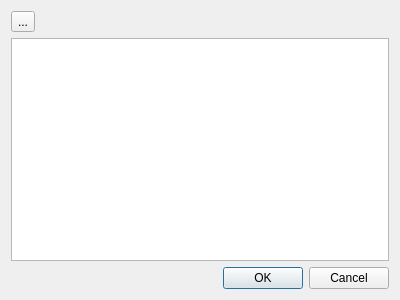
<?xml version="1.0" encoding="UTF-8"?>
<ui version="4.0">
 <class>EditParent</class>
 <widget class="QDialog" name="EditParent">
  <property name="geometry">
   <rect>
    <x>0</x>
    <y>0</y>
    <width>400</width>
    <height>300</height>
   </rect>
  </property>
  <property name="windowTitle">
   <string>Dialog</string>
  </property>
  <layout class="QGridLayout" name="gridLayout">
   <item row="0" column="0">
    <widget class="QToolButton" name="addBtn">
     <property name="text">
      <string>...</string>
     </property>
     <property name="icon">
      <iconset resource="../../res/stammbaum.qrc">
       <normaloff>:/icons/plus.png</normaloff>:/icons/plus.png</iconset>
     </property>
    </widget>
   </item>
   <item row="0" column="1">
    <spacer name="horizontalSpacer">
     <property name="orientation">
      <enum>Qt::Horizontal</enum>
     </property>
     <property name="sizeHint" stdset="0">
      <size>
       <width>337</width>
       <height>20</height>
      </size>
     </property>
    </spacer>
   </item>
   <item row="1" column="0" colspan="2">
    <widget class="QTableView" name="tableView"/>
   </item>
   <item row="2" column="0" colspan="2">
    <widget class="QDialogButtonBox" name="buttonBox">
     <property name="orientation">
      <enum>Qt::Horizontal</enum>
     </property>
     <property name="standardButtons">
      <set>QDialogButtonBox::Cancel|QDialogButtonBox::Ok</set>
     </property>
    </widget>
   </item>
  </layout>
 </widget>
 <resources>
  <include location="../../res/stammbaum.qrc"/>
 </resources>
 <connections>
  <connection>
   <sender>buttonBox</sender>
   <signal>accepted()</signal>
   <receiver>EditParent</receiver>
   <slot>accept()</slot>
   <hints>
    <hint type="sourcelabel">
     <x>248</x>
     <y>254</y>
    </hint>
    <hint type="destinationlabel">
     <x>157</x>
     <y>274</y>
    </hint>
   </hints>
  </connection>
  <connection>
   <sender>buttonBox</sender>
   <signal>rejected()</signal>
   <receiver>EditParent</receiver>
   <slot>reject()</slot>
   <hints>
    <hint type="sourcelabel">
     <x>316</x>
     <y>260</y>
    </hint>
    <hint type="destinationlabel">
     <x>286</x>
     <y>274</y>
    </hint>
   </hints>
  </connection>
 </connections>
</ui>
